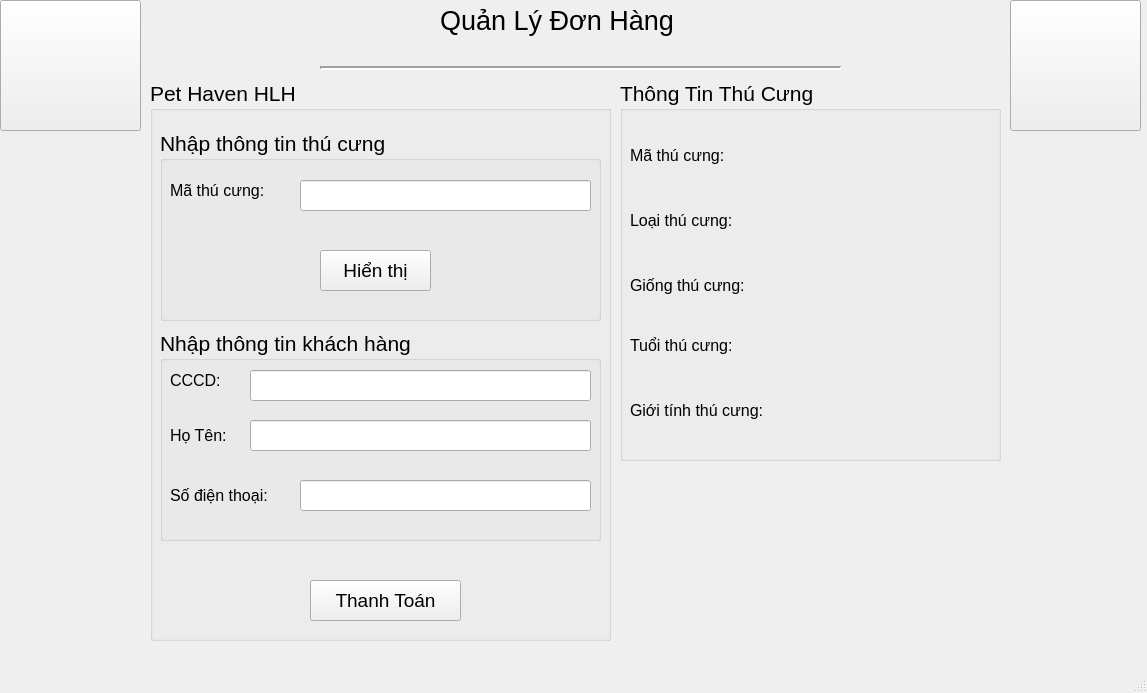
<?xml version="1.0" encoding="UTF-8"?>
<ui version="4.0">
 <class>MainWindow</class>
 <widget class="QMainWindow" name="MainWindow">
  <property name="geometry">
   <rect>
    <x>0</x>
    <y>0</y>
    <width>1147</width>
    <height>693</height>
   </rect>
  </property>
  <property name="windowTitle">
   <string>MainWindow</string>
  </property>
  <widget class="QWidget" name="centralwidget">
   <widget class="QGroupBox" name="groupBox">
    <property name="geometry">
     <rect>
      <x>150</x>
      <y>80</y>
      <width>461</width>
      <height>561</height>
     </rect>
    </property>
    <property name="font">
     <font>
      <pointsize>16</pointsize>
     </font>
    </property>
    <property name="title">
     <string>Pet Haven HLH</string>
    </property>
    <widget class="QGroupBox" name="groupBox_3">
     <property name="geometry">
      <rect>
       <x>10</x>
       <y>50</y>
       <width>441</width>
       <height>191</height>
      </rect>
     </property>
     <property name="title">
      <string>Nhập thông tin thú cưng</string>
     </property>
     <widget class="QLabel" name="label_2">
      <property name="geometry">
       <rect>
        <x>10</x>
        <y>40</y>
        <width>121</width>
        <height>41</height>
       </rect>
      </property>
      <property name="font">
       <font>
        <pointsize>12</pointsize>
       </font>
      </property>
      <property name="text">
       <string>Mã thú cưng:</string>
      </property>
     </widget>
     <widget class="QLineEdit" name="tb_m">
      <property name="geometry">
       <rect>
        <x>140</x>
        <y>50</y>
        <width>291</width>
        <height>31</height>
       </rect>
      </property>
     </widget>
     <widget class="QPushButton" name="bt_ht">
      <property name="geometry">
       <rect>
        <x>160</x>
        <y>120</y>
        <width>111</width>
        <height>41</height>
       </rect>
      </property>
      <property name="font">
       <font>
        <pointsize>14</pointsize>
       </font>
      </property>
      <property name="text">
       <string>Hiển thị</string>
      </property>
     </widget>
    </widget>
    <widget class="QGroupBox" name="groupBox_4">
     <property name="geometry">
      <rect>
       <x>10</x>
       <y>250</y>
       <width>441</width>
       <height>211</height>
      </rect>
     </property>
     <property name="title">
      <string>Nhập thông tin khách hàng</string>
     </property>
     <widget class="QLabel" name="label_3">
      <property name="geometry">
       <rect>
        <x>10</x>
        <y>90</y>
        <width>81</width>
        <height>31</height>
       </rect>
      </property>
      <property name="font">
       <font>
        <pointsize>12</pointsize>
       </font>
      </property>
      <property name="text">
       <string>Họ Tên:</string>
      </property>
     </widget>
     <widget class="QLineEdit" name="tb_cccd">
      <property name="geometry">
       <rect>
        <x>90</x>
        <y>40</y>
        <width>341</width>
        <height>31</height>
       </rect>
      </property>
     </widget>
     <widget class="QLabel" name="label_4">
      <property name="geometry">
       <rect>
        <x>10</x>
        <y>150</y>
        <width>131</width>
        <height>31</height>
       </rect>
      </property>
      <property name="font">
       <font>
        <pointsize>12</pointsize>
       </font>
      </property>
      <property name="text">
       <string>Số điện thoại:</string>
      </property>
     </widget>
     <widget class="QLineEdit" name="tb_ht">
      <property name="geometry">
       <rect>
        <x>90</x>
        <y>90</y>
        <width>341</width>
        <height>31</height>
       </rect>
      </property>
     </widget>
     <widget class="QLabel" name="label_5">
      <property name="geometry">
       <rect>
        <x>10</x>
        <y>40</y>
        <width>71</width>
        <height>21</height>
       </rect>
      </property>
      <property name="font">
       <font>
        <pointsize>12</pointsize>
       </font>
      </property>
      <property name="text">
       <string>CCCD:</string>
      </property>
     </widget>
     <widget class="QLineEdit" name="tb_sdt">
      <property name="geometry">
       <rect>
        <x>140</x>
        <y>150</y>
        <width>291</width>
        <height>31</height>
       </rect>
      </property>
     </widget>
    </widget>
    <widget class="QPushButton" name="bt_tt">
     <property name="geometry">
      <rect>
       <x>160</x>
       <y>500</y>
       <width>151</width>
       <height>41</height>
      </rect>
     </property>
     <property name="font">
      <font>
       <pointsize>14</pointsize>
      </font>
     </property>
     <property name="text">
      <string>Thanh Toán</string>
     </property>
    </widget>
   </widget>
   <widget class="QGroupBox" name="groupBox_2">
    <property name="geometry">
     <rect>
      <x>620</x>
      <y>80</y>
      <width>381</width>
      <height>381</height>
     </rect>
    </property>
    <property name="font">
     <font>
      <pointsize>16</pointsize>
     </font>
    </property>
    <property name="title">
     <string>Thông Tin Thú Cưng</string>
    </property>
    <widget class="QLabel" name="label_6">
     <property name="geometry">
      <rect>
       <x>10</x>
       <y>60</y>
       <width>121</width>
       <height>31</height>
      </rect>
     </property>
     <property name="font">
      <font>
       <pointsize>12</pointsize>
      </font>
     </property>
     <property name="text">
      <string>Mã thú cưng:</string>
     </property>
    </widget>
    <widget class="QLabel" name="label_8">
     <property name="geometry">
      <rect>
       <x>10</x>
       <y>120</y>
       <width>141</width>
       <height>41</height>
      </rect>
     </property>
     <property name="font">
      <font>
       <pointsize>12</pointsize>
      </font>
     </property>
     <property name="text">
      <string>Loại thú cưng:</string>
     </property>
    </widget>
    <widget class="QLabel" name="label_9">
     <property name="geometry">
      <rect>
       <x>10</x>
       <y>190</y>
       <width>151</width>
       <height>31</height>
      </rect>
     </property>
     <property name="font">
      <font>
       <pointsize>12</pointsize>
      </font>
     </property>
     <property name="text">
      <string>Giống thú cưng:</string>
     </property>
    </widget>
    <widget class="QLabel" name="label_10">
     <property name="geometry">
      <rect>
       <x>10</x>
       <y>250</y>
       <width>141</width>
       <height>31</height>
      </rect>
     </property>
     <property name="font">
      <font>
       <pointsize>12</pointsize>
      </font>
     </property>
     <property name="text">
      <string>Tuổi thú cưng:</string>
     </property>
    </widget>
    <widget class="QLabel" name="label_11">
     <property name="geometry">
      <rect>
       <x>10</x>
       <y>310</y>
       <width>171</width>
       <height>41</height>
      </rect>
     </property>
     <property name="font">
      <font>
       <pointsize>12</pointsize>
      </font>
     </property>
     <property name="text">
      <string>Giới tính thú cưng:</string>
     </property>
    </widget>
    <widget class="QLabel" name="lb_m">
     <property name="geometry">
      <rect>
       <x>190</x>
       <y>60</y>
       <width>181</width>
       <height>31</height>
      </rect>
     </property>
     <property name="font">
      <font>
       <pointsize>12</pointsize>
      </font>
     </property>
     <property name="text">
      <string/>
     </property>
    </widget>
    <widget class="QLabel" name="lb_l">
     <property name="geometry">
      <rect>
       <x>190</x>
       <y>120</y>
       <width>181</width>
       <height>31</height>
      </rect>
     </property>
     <property name="font">
      <font>
       <pointsize>12</pointsize>
      </font>
     </property>
     <property name="text">
      <string/>
     </property>
    </widget>
    <widget class="QLabel" name="lb_g">
     <property name="geometry">
      <rect>
       <x>190</x>
       <y>190</y>
       <width>181</width>
       <height>31</height>
      </rect>
     </property>
     <property name="font">
      <font>
       <pointsize>12</pointsize>
      </font>
     </property>
     <property name="text">
      <string/>
     </property>
    </widget>
    <widget class="QLabel" name="lb_t">
     <property name="geometry">
      <rect>
       <x>190</x>
       <y>255</y>
       <width>181</width>
       <height>31</height>
      </rect>
     </property>
     <property name="font">
      <font>
       <pointsize>12</pointsize>
      </font>
     </property>
     <property name="text">
      <string/>
     </property>
    </widget>
    <widget class="QLabel" name="lb_gt">
     <property name="geometry">
      <rect>
       <x>190</x>
       <y>320</y>
       <width>181</width>
       <height>31</height>
      </rect>
     </property>
     <property name="font">
      <font>
       <pointsize>12</pointsize>
      </font>
     </property>
     <property name="text">
      <string/>
     </property>
    </widget>
   </widget>
   <widget class="QLabel" name="label">
    <property name="geometry">
     <rect>
      <x>440</x>
      <y>0</y>
      <width>281</width>
      <height>41</height>
     </rect>
    </property>
    <property name="font">
     <font>
      <pointsize>20</pointsize>
     </font>
    </property>
    <property name="text">
     <string>Quản Lý Đơn Hàng</string>
    </property>
   </widget>
   <widget class="QPushButton" name="pushButton">
    <property name="geometry">
     <rect>
      <x>0</x>
      <y>0</y>
      <width>141</width>
      <height>131</height>
     </rect>
    </property>
    <property name="styleSheet">
     <string notr="true">border-image: url(:/logo/walking-the-dog.png);</string>
    </property>
    <property name="text">
     <string/>
    </property>
   </widget>
   <widget class="Line" name="line">
    <property name="geometry">
     <rect>
      <x>320</x>
      <y>60</y>
      <width>521</width>
      <height>16</height>
     </rect>
    </property>
    <property name="lineWidth">
     <number>2</number>
    </property>
    <property name="orientation">
     <enum>Qt::Horizontal</enum>
    </property>
   </widget>
   <widget class="QPushButton" name="pushButton_2">
    <property name="geometry">
     <rect>
      <x>1010</x>
      <y>0</y>
      <width>131</width>
      <height>131</height>
     </rect>
    </property>
    <property name="styleSheet">
     <string notr="true">border-image: url(:/logo/kitty.png);</string>
    </property>
    <property name="text">
     <string/>
    </property>
   </widget>
  </widget>
  <widget class="QMenuBar" name="menubar">
   <property name="geometry">
    <rect>
     <x>0</x>
     <y>0</y>
     <width>1147</width>
     <height>26</height>
    </rect>
   </property>
  </widget>
  <widget class="QStatusBar" name="statusbar"/>
 </widget>
 <resources>
  <include location="logo.qrc"/>
 </resources>
 <connections/>
</ui>
